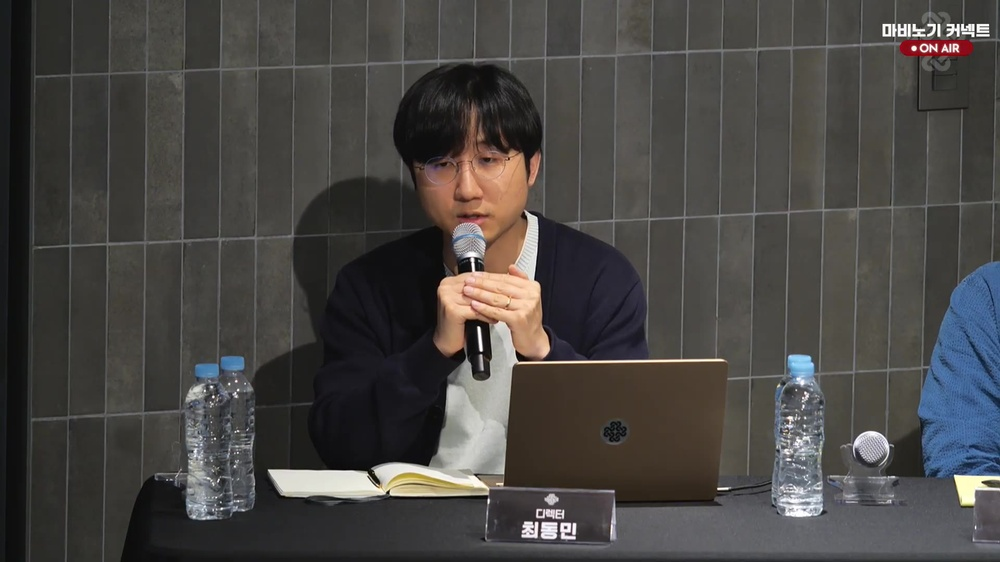
#> input picture captures/frame_000005.jpg, 1000 x 562 px, shrunk from 1920 x 1080 before the run; its folder holds only this picture in this run
$ python detect_document_frames.py
#> lines starting #> are read from the running program, lines starting #| are printed output that depends on the picture; after the words box and inside, x2 and y2 are one past the last pixel; in counts of white or black regions, pixels touching at a corner belong together
#!/usr/bin/env python3
from pathlib import Path
import json, re, sys
import cv2
import numpy as np

RUN_DIR = Path(sys.argv[1]) if len(sys.argv) > 1 else Path('.')
CAP_DIR = RUN_DIR / 'captures'
OUT = RUN_DIR / 'document_frame_detection.json'

# Code-only document/text-heavy frame detector.
# Heuristic focuses on text-like connected components grouped into 2+ readable horizontal lines.
# It intentionally rejects speaker-only scenes where sparse labels/face/clothes edges create noise.

def analyze(path: Path):
    img = cv2.imread(str(path))
#> img is the input picture: shape (562, 1000, 3); mean B, G, R 68.1, 70.2, 72.3
    if img is None:
        return None
    h0, w0 = img.shape[:2]
    # Remove thin borders/player overlays; keep slide/studio content.
    img = img[:int(h0*0.92), :]
#> img: shape (517, 1000, 3)
    gray = cv2.cvtColor(img, cv2.COLOR_BGR2GRAY)
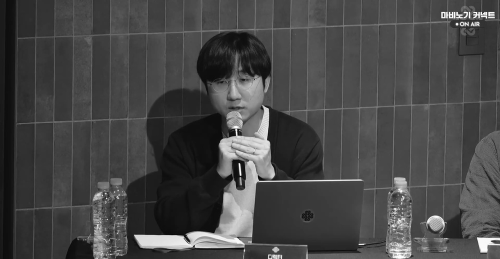
#> gray: shape (517, 1000) (shown at 1/2 size); min 0, max 255, mean 71.1
    h, w = gray.shape

    # Make text strokes prominent while suppressing large objects.
    # Adaptive threshold handles both white text on dark slides and dark text on light slides.
    blur = cv2.GaussianBlur(gray, (3,3), 0)
    th1 = cv2.adaptiveThreshold(blur,255,cv2.ADAPTIVE_THRESH_GAUSSIAN_C,cv2.THRESH_BINARY,31,11)
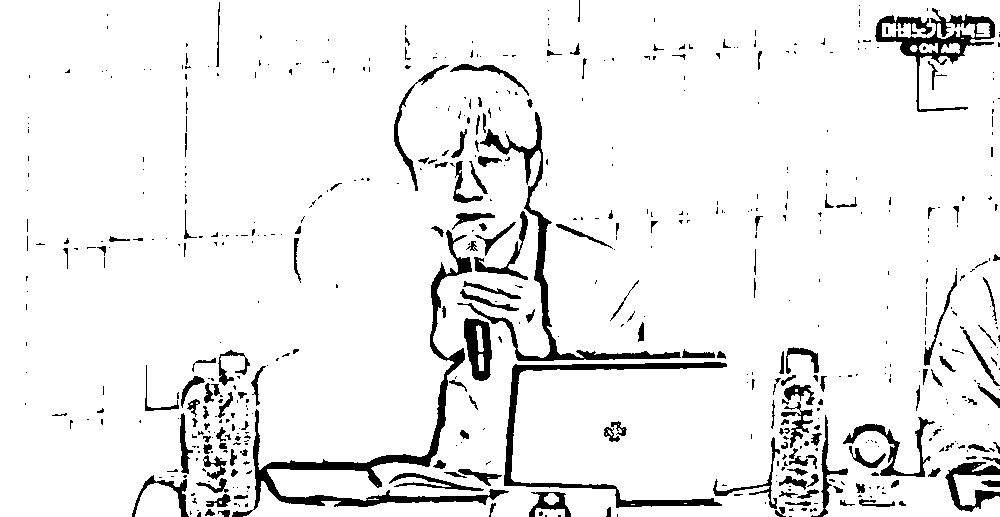
#> th1: shape (517, 1000); 92.9% white; 583 black regions (411 under 20 px), largest, box (x1, y1, x2, y2) and area: (232, 230, 509, 517) 5574, (457, 112, 681, 361) 3424, (504, 362, 727, 508) 3085
    th2 = cv2.bitwise_not(th1)
    # Use whichever binary has more small connected components.
    candidates = []
    for th in (th1, th2):
        n, labels, stats, _ = cv2.connectedComponentsWithStats(th, 8)
        comps=[]
        for i in range(1,n):
            x,y,ww,hh,area=stats[i]
            if area < 8: continue
            if hh < 4 or ww < 2: continue
            if hh > h*0.06 or ww > w*0.35: continue
            aspect=ww/max(hh,1)
            # character/word fragments; Korean glyphs and Latin chars tend to be compact.
            if 0.08 <= aspect <= 12 and area/(ww*hh) > 0.08:
                comps.append((x,y,ww,hh,area))
        candidates.append(comps)
#> this loop made 2 passes
#> n on passes 1 to 2: 30, 584
#> pass 1, in analyze, `n, labels, stats, _ = cv2.connectedComponentsWithStats(th, 8)`:
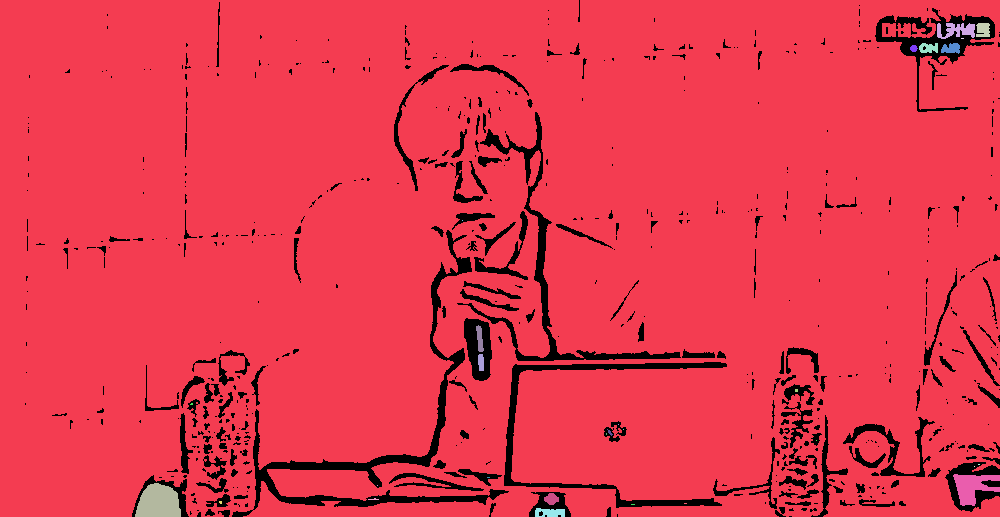
#> labels: shape (517, 1000) int32; 30 distinct labels, from 0 to 29; one colour per label, 0 black
#> pass 2, in analyze, `n, labels, stats, _ = cv2.connectedComponentsWithStats(th, 8)`:
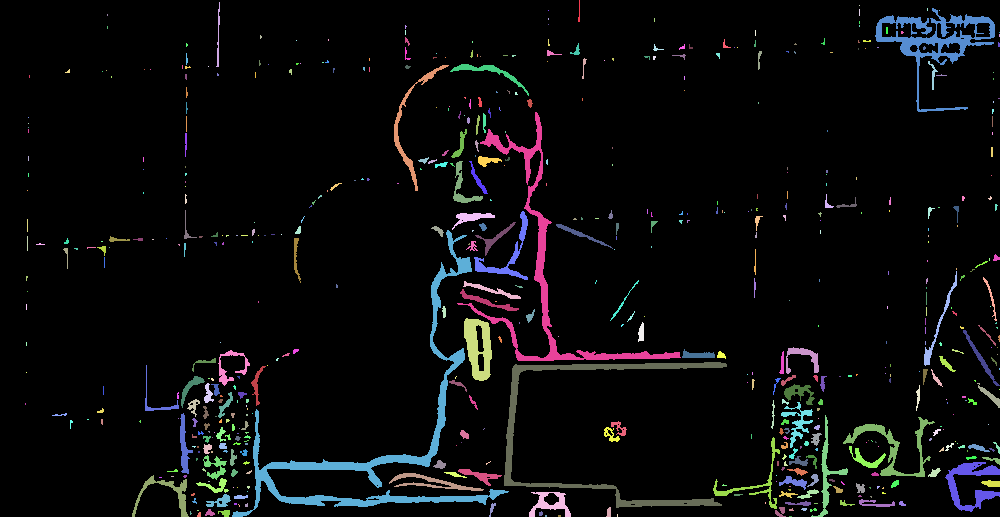
#> labels: shape (517, 1000) int32; 584 distinct labels, from 0 to 583; one colour per label, 0 black
#> after the loop, candidates = 2 items
    comps = max(candidates, key=len)
#> comps = 230 items, first 6: (578, 0, 2, 22, 27), (886, 27, 2, 7, 14), (405, 37, 5, 9, 21), (548, 39, 2, 7, 9), (723, 39, 8, 9, 25), (821, 38, 4, 7, 12)

    # Merge nearby components into word/line blobs.
    mask = np.zeros((h,w), dtype=np.uint8)
    for x,y,ww,hh,area in comps:
        cv2.rectangle(mask,(x,y),(x+ww,y+hh),255,-1)
#> this loop made 230 passes
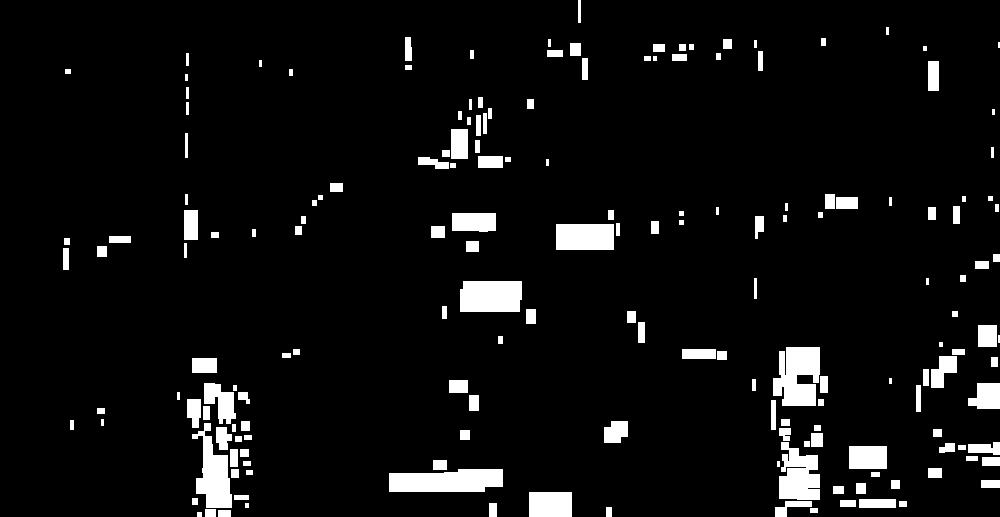
#> mask: shape (517, 1000); 6.1% white; 177 white regions (5 under 20 px), largest, box (x1, y1, x2, y2) and area: (389, 469, 503, 492) 2270, (773, 347, 820, 406) 2168, (460, 281, 522, 312) 1874
    # Horizontal join: characters -> words/short phrases, not whole screen.
    mask = cv2.dilate(mask, cv2.getStructuringElement(cv2.MORPH_RECT,(9,2)), iterations=1)
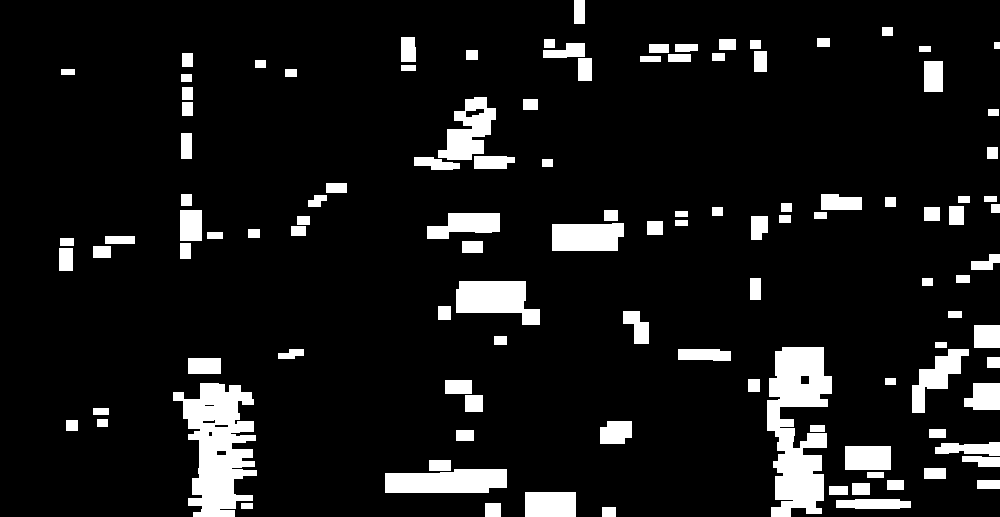
#> mask: shape (517, 1000); 9.7% white; 113 white regions, largest, box (x1, y1, x2, y2) and area: (767, 347, 832, 517) 7086, (173, 383, 257, 517) 6678, (385, 469, 507, 493) 2576
    n, labels, stats, _ = cv2.connectedComponentsWithStats(mask, 8)
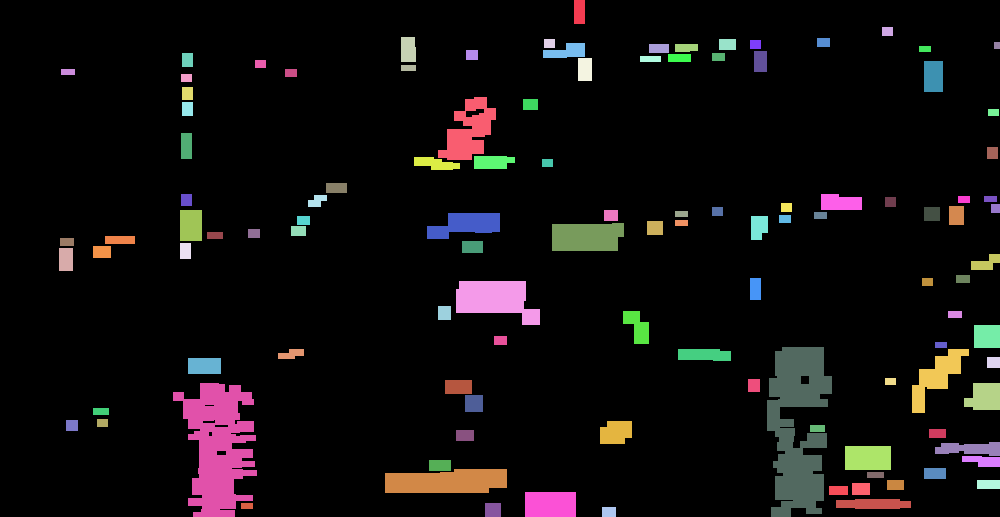
#> labels: shape (517, 1000) int32; 114 distinct labels, from 0 to 113; one colour per label, 0 black
#> n = 114; stats = 114 rows, first 6: [0, 0, 1000, 517, 466674], [574, 0, 11, 24, 264], [882, 27, 11, 9, 99], [401, 37, 15, 25, 365], [544, 39, 11, 9, 99], [719, 39, 17, 11, 187]
    blobs=[]
    for i in range(1,n):
        x,y,ww,hh,area=stats[i]
        if area < 20: continue
        if hh < 5 or ww < 8: continue
        if hh > h*0.09 or ww > w*0.65: continue
        aspect=ww/max(hh,1)
        if 0.8 <= aspect <= 35:
            blobs.append((x,y,ww,hh,area))
#> this loop made 113 passes
#> (x, y, ww, hh, area, aspect) on passes 1 to 8: (574, 0, 11, 24, 264, 0.458), (882, 27, 11, 9, 99, 1.22), (401, 37, 15, 25, 365, 0.6), (544, 39, 11, 9, 99, 1.22), (719, 39, 17, 11, 187, 1.55), (817, 38, 13, 9, 117, 1.44), (750, 40, 11, 9, 99, 1.22), (543, 43, 42, 15, 451, 2.8)
#> after the loop, blobs = 93 items, first 6: (882, 27, 11, 9, 99), (544, 39, 11, 9, 99), (719, 39, 17, 11, 187), (817, 38, 13, 9, 117), (750, 40, 11, 9, 99), (543, 43, 42, 15, 451)

    # Group blobs into horizontal text rows.
    rows=[]
    for b in sorted(blobs, key=lambda b: b[1]+b[3]/2):
        x,y,ww,hh,area=b; cy=y+hh/2
        placed=False
        for row in rows:
            if abs(cy-row['cy']) <= max(8, row['h']*0.7, hh*0.7):
                row['items'].append(b)
                ys=[i[1] for i in row['items']]; y2=[i[1]+i[3] for i in row['items']]
                row['cy']=(min(ys)+max(y2))/2; row['h']=max(y2)-min(ys)
                placed=True; break
        if not placed:
            rows.append({'cy':cy,'h':hh,'items':[b]})
#> this loop made 93 passes
#> b on passes 15 to 22: (401, 65, 15, 6, 90), (61, 69, 14, 6, 84), (285, 69, 12, 8, 96), (181, 74, 11, 8, 88), (182, 87, 11, 13, 143), (523, 99, 15, 11, 165), (988, 109, 11, 7, 77), (987, 147, 11, 12, 132)

    good=[]
    for row in rows:
        items=row['items']
        x1=min(i[0] for i in items); x2=max(i[0]+i[2] for i in items)
        y1=min(i[1] for i in items); y2=max(i[1]+i[3] for i in items)
        row_w=x2-x1; row_h=y2-y1
        # Require either multiple blobs on same line or one long phrase.
        if (len(items)>=2 and row_w>=w*0.12) or row_w>=w*0.22:
            good.append((x1,y1,x2,y2,len(items)))
#> this loop made 8 passes
#> row on passes 1, 3, 5, 7: {'cy': 31.5, 'h': 9, 'items': [(882, 27, 11, 9, 99)]}, {'cy': 93.5, 'h': 13, 'items': [(182, 87, 11, 13, 143)]}, {'cy': 153, 'h': 12, 'items': [(987, 147, 11, 12, 132)]}, {'cy': 188, 'h': 10, 'items': [(326, 183, 21, 10, 210)]}

    if good:
        x1=min(r[0] for r in good); x2=max(r[2] for r in good)
        y1=min(r[1] for r in good); y2=max(r[3] for r in good)
        width_cov=(x2-x1)/w; height_cov=(y2-y1)/h
    else:
        width_cov=height_cov=0.0
    line_count=len(good)
    comp_count=len(comps)
    blob_count=len(blobs)

    # Text-heavy/document-like: at least 2 rows of broad text, or many rows/components.
    # Reject tiny overlays: require vertical spread or many lines.
    is_doc = (
        (line_count >= 2 and width_cov >= 0.22 and height_cov >= 0.08 and blob_count >= 8) or
        (line_count >= 3 and blob_count >= 10) or
        (line_count >= 5 and comp_count >= 45)
    )
    score=line_count*3 + min(blob_count/4,10) + min(comp_count/25,8) + width_cov*3 + height_cov*2
    frame=int(re.search(r'(\d+)', path.stem).group(1))
    return {'file':path.name,'frame':frame,'is_document':bool(is_doc),'score':round(float(score),3),
            'line_count':line_count,'component_count':comp_count,'blob_count':blob_count,
            'width_cov':round(float(width_cov),3),'height_cov':round(float(height_cov),3)}

results=[]
for p in sorted(CAP_DIR.glob('frame_*.jpg')):
    r=analyze(p)
    if r: results.append(r)

docs=[r for r in results if r['is_document']]
groups=[]; cur=[]; prev=None
for r in docs:
    if prev is None or r['frame']-prev <= 4:
        cur.append(r)
    else:
        groups.append(cur); cur=[r]
    prev=r['frame']
#> this loop made 1 pass
if cur: groups.append(cur)
reps=[]
for g in groups:
    best=max(g,key=lambda r:(r['score'],r['line_count'],r['blob_count']))
    d=dict(best); d['group_start']=g[0]['frame']; d['group_end']=g[-1]['frame']; d['group_size']=len(g)
    reps.append(d)
OUT.write_text(json.dumps({'total_frames':len(results),'document_frames':len(docs),'groups':len(groups),'representatives':reps,'all_document_frames':docs},ensure_ascii=False,indent=2),encoding='utf-8')
print(json.dumps({'total_frames':len(results),'document_frames':len(docs),'groups':len(groups),'representatives':reps},ensure_ascii=False,indent=2))
#> (printed output is left out)

$ run again, on captures/frame_000110.jpg
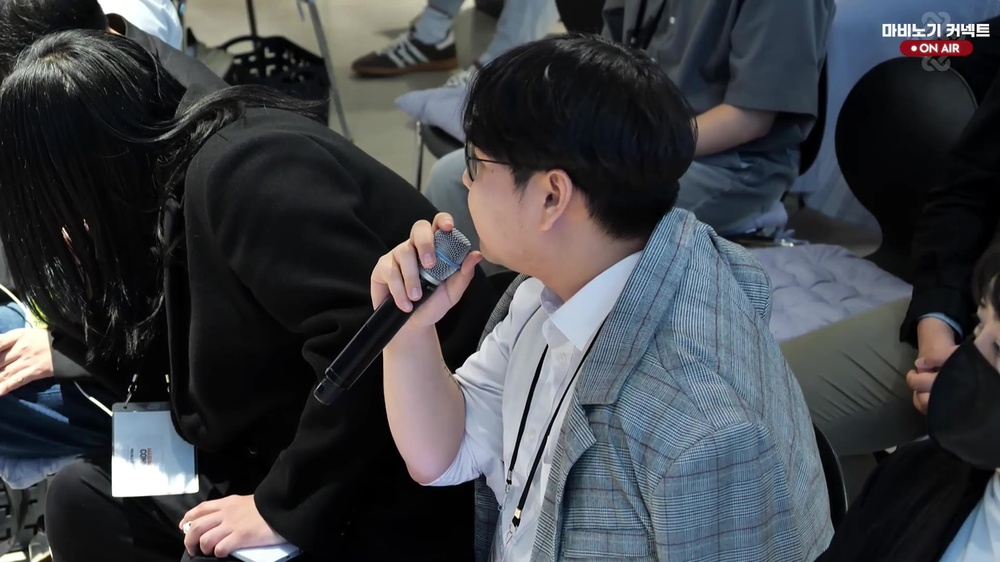
#> input picture captures/frame_000110.jpg, 1000 x 562 px, shrunk from 1920 x 1080 before the run
#> in analyze, img is the input picture: shape (562, 1000, 3); mean B, G, R 70.4, 66, 63.4
#> img: shape (517, 1000, 3)
#> th1: shape (517, 1000); 87.7% white; 1034 black regions (791 under 20 px), largest, box (x1, y1, x2, y2) and area: (372, 224, 502, 517) 3775, (835, 12, 1000, 233) 3626, (329, 123, 481, 329) 3483
#> the loop in analyze, `for th in (th1, th2):` made 2 passes
#> n on passes 1 to 2: 49, 1035
#> pass 1, in analyze, `n, labels, stats, _ = cv2.connectedComponentsWithStats(th, 8)`:
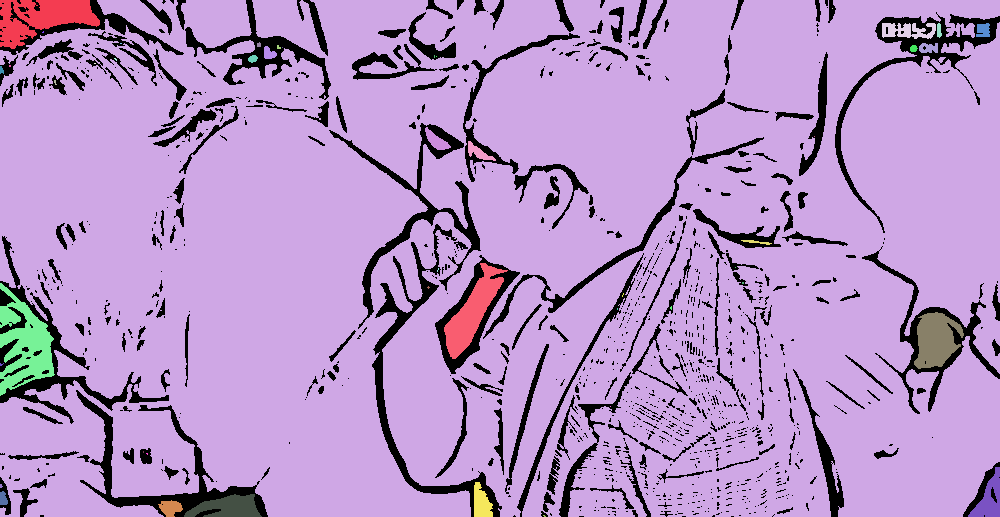
#> labels: shape (517, 1000) int32; 49 distinct labels, from 0 to 48; one colour per label, 0 black
#> after the loop in analyze, `for th in (th1, th2):`: candidates = 2 items
#> comps = 301 items, first 6: (17, 0, 4, 4, 11), (32, 0, 8, 11, 45), (162, 0, 4, 4, 9), (170, 0, 4, 4, 10), (176, 0, 10, 30, 150), (297, 0, 7, 21, 64)
#> the loop in analyze, `for x,y,ww,hh,area in comps:` made 301 passes
#> in analyze, `n, labels, stats, _ = cv2.connectedComponentsWithStats(mask, 8)`:
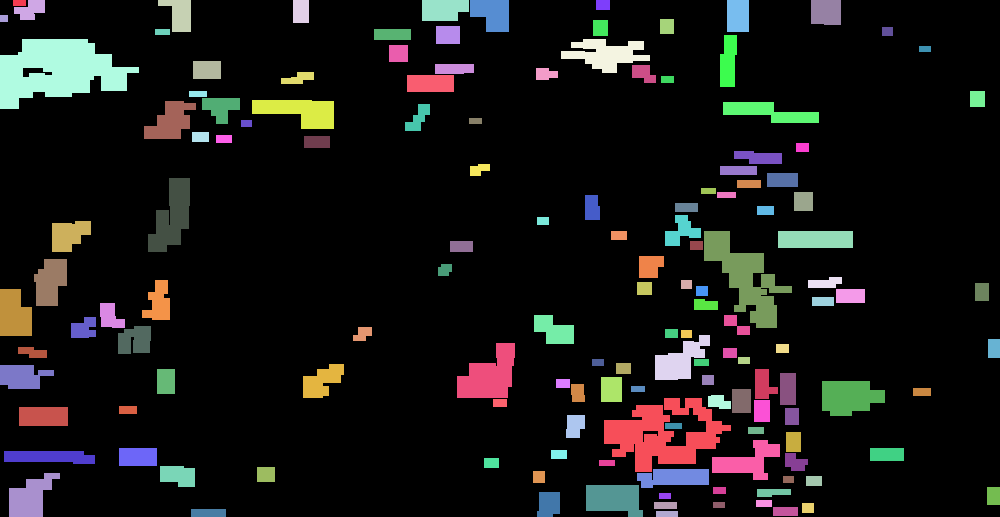
#> labels: shape (517, 1000) int32; 145 distinct labels, from 0 to 144; one colour per label, 0 black
#> in analyze, `n, labels, stats, _ = cv2.connectedComponentsWithStats(mask, 8)`: n = 145; stats = 145 rows, first 6: [0, 0, 1000, 517, 441733], [13, 0, 13, 6, 78], [14, 0, 31, 20, 415], [158, 0, 33, 32, 692], [293, 0, 16, 23, 368], [422, 0, 47, 21, 888]
#> the loop in analyze, `for i in range(1,n):` made 144 passes
#> (x, y, ww, hh, area, aspect) on passes 1 to 8: (13, 0, 13, 6, 78, 2.17), (14, 0, 31, 20, 415, 1.55), (158, 0, 33, 32, 692, 1.03), (293, 0, 16, 23, 368, 0.696), (422, 0, 47, 21, 888, 2.24), (470, 0, 39, 32, 1008, 1.22), (596, 0, 14, 10, 140, 1.4), (727, 0, 22, 32, 704, 0.688)
#> after the loop in analyze, `for i in range(1,n):`: blobs = 122 items, first 6: (13, 0, 13, 6, 78), (14, 0, 31, 20, 415), (158, 0, 33, 32, 692), (422, 0, 47, 21, 888), (470, 0, 39, 32, 1008), (596, 0, 14, 10, 140)
#> the loop in analyze, `for b in sorted(blobs, key=lambda b: b[1]+b[3]/2):` made 122 passes
#> b on passes 15 to 22: (919, 46, 12, 6, 72), (389, 45, 19, 17, 323), (561, 39, 89, 34, 1657), (435, 64, 39, 10, 380), (193, 61, 28, 18, 504), (632, 65, 24, 18, 312), (536, 68, 22, 12, 219), (281, 72, 33, 12, 262)
#> the loop in analyze, `for row in rows:` made 1 pass
#| {
#|   "total_frames": 1,
#|   "document_frames": 0,
#|   "groups": 0,
#|   "representatives": []
#| }
